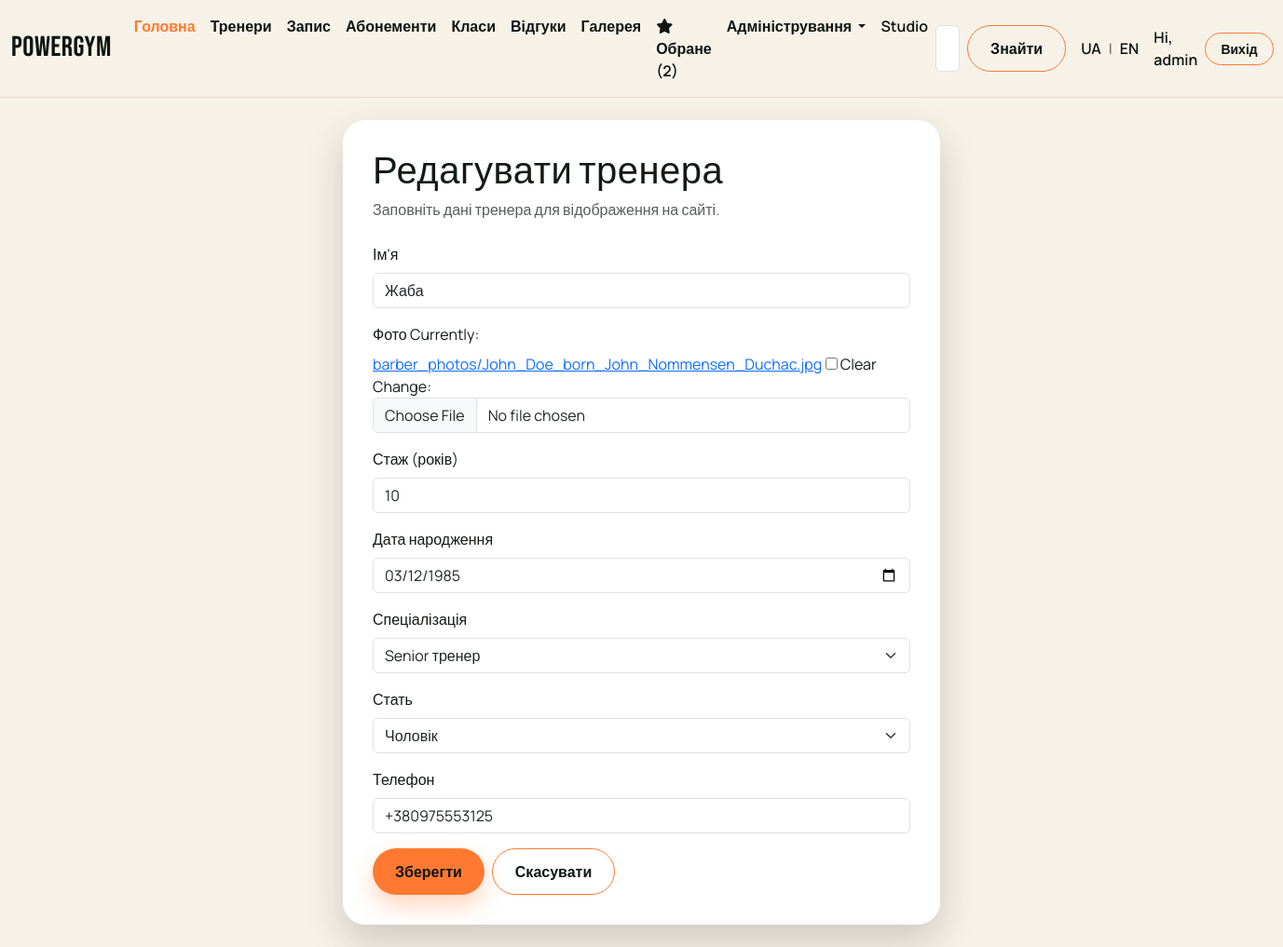
The app's page /barbers/edit/1/ (signed in) with its own data.
### treners/models.py (models this page shows, shortened)
class Barber(models.Model):
    GENDER_CHOICES = [
        ('M', 'Чоловік'),
        ('F', 'Жінка')
    ]
    POSITION_CHOICES = [
        ('J', 'Junior тренер'),
        ('S', 'Senior тренер'),
        ('M', 'Master тренер')
    ]
    name = models.CharField("Ім'я", max_length=100)
    photo = models.ImageField("Фото", upload_to='barber_photos/', blank=True, null=True)
    experience = models.IntegerField(
        "Стаж (років)", validators=[MinValueValidator(0), MaxValueValidator(60)]
    )
    birthdate = models.DateField("Дата народження")
    position = models.CharField("Спеціалізація", max_length=100, choices=POSITION_CHOICES)
    gender = models.CharField("Стать", max_length=1, choices=GENDER_CHOICES)
    rating = models.FloatField("Рейтинг", default=0)
    phone = models.CharField("Телефон", max_length=20)
    class Meta:
        verbose_name = "Тренер"
        verbose_name_plural = "Тренери"

### treners/views.py (the view)
# urls.py: path('edit/<int:pk>/', views.barber_update),
@staff_required
def barber_update(request, pk):
    barber = get_object_or_404(Barber, pk=pk)
    if request.method == "POST":
        form = BarberForm(request.POST, request.FILES, instance=barber)
        if form.is_valid():
            barber = form.save()
            messages.success(request, f"Дані тренера {barber.name} оновлено")
            return redirect(reverse("barber_detail", args=[barber.pk]))
    else:
        form = BarberForm(instance=barber)
    return render(request, "barbers/edit.html", {"form": form})

### treners/forms.py
class BarberForm(ModelForm):
    class Meta:
        model = Barber
        fields = ["name", "photo", "experience", "birthdate", "position", "gender", "phone"]
        widgets = {
            'birthdate': forms.DateInput(attrs={'class': 'form-control', 'type': 'date'}),
            "photo": forms.ClearableFileInput(attrs={'class': 'form-control'}),
            "position": forms.Select(attrs={'class': 'form-select'}),
            "gender": forms.Select(attrs={'class': 'form-select'}),
            "name": forms.TextInput(attrs={'class': 'form-control', 'placeholder': "Введіть ім'я тренера"}),
            "experience": forms.NumberInput(attrs={'class': 'form-control', 'placeholder': 'Вкажіть стаж у роках'}),
            "phone": forms.TextInput(attrs={'class': 'form-control', 'placeholder': 'Номер телефону', "type": "tel"}),
        }

### favorites/context_processor.py (called while the page is built)
def favorite_barbers_count(request):
    return { 'fav_count': get_count_of_favorite_barbers(request) }

### favorites/favorites.py (called while the page is built)
def _is_authenticated(request):
    user = getattr(request, "user", None)
    return bool(user and getattr(user, "is_authenticated", False))

def _get_session_favorites(request):
    return request.session.get(FAVORITE_BARBERS_KEY, [])

def _merge_session_to_user(request):
    if not _is_authenticated(request):
        return
    session_ids = _get_session_favorites(request)
    if not session_ids:
        return
    for barber_id in session_ids:
        Favorite.objects.get_or_create(user=request.user, barber_id=barber_id)
    _set_session_favorites(request, [])

def get_count_of_favorite_barbers(request):
    if _is_authenticated(request):
        _merge_session_to_user(request)
        return Favorite.objects.filter(user=request.user).count()
    return len(_get_session_favorites(request))

### home/context_processors.py (called while the page is built)
def ui_text(request):
    lang = request.session.get("lang", "uk")
    if lang not in ("uk", "en"):
        lang = "uk"
    return {"t": get_translations(lang), "lang": lang}

### home/translations.py (called while the page is built)
def get_translations(lang):
    return TRANSLATIONS.get(lang, TRANSLATIONS["uk"])

### treners/templates/barbers/edit.html
{% extends "layout.html" %}
{% block content %}
{% include "components/barber_form.html" with form_title="Редагувати тренера" action_name="Зберегти" %}
{% endblock %}

### treners/templates/layout.html (shortened to what this page needs)
{% load static %}
<!DOCTYPE html>
<html lang="uk">
  <head>
    <link
      href="https://cdn.jsdelivr.net/npm/bootstrap@5.3.8/dist/css/bootstrap.min.css"
      rel="stylesheet"
    />
    <link rel="stylesheet" href="{% static 'css/style.css' %}" />
  </head>
  <body>
    <nav class="navbar navbar-expand-lg navbar-gym">
      <div class="container-fluid">
        <a class="navbar-brand" href="/">PowerGym</a>
        <div class="collapse navbar-collapse" id="navbarSupportedContent">
          <ul class="navbar-nav me-auto mb-2 mb-lg-0">
            <li class="nav-item">
              <a class="nav-link active" aria-current="page" href="/"
                >{{ t.nav_home }}</a
              >
            </li>
            <li class="nav-item">
              <a class="nav-link" href="/barbers">{{ t.nav_trainers }}</a>
            </li>
            <li class="nav-item">
              <a class="nav-link" href="/book">{{ t.nav_book }}</a>
            </li>
            <li class="nav-item">
              <a class="nav-link" href="/#memberships">{{ t.nav_memberships }}</a>
            </li>
            <li class="nav-item">
              <a class="nav-link" href="/services">{{ t.nav_classes }}</a>
            </li>
            <li class="nav-item">
              <a class="nav-link" href="/reviews">{{ t.nav_reviews }}</a>
            </li>
            <li class="nav-item">
              <a class="nav-link" href="/gallery">{{ t.nav_gallery }}</a>
            </li>
            <li class="nav-item">
              <a class="nav-link" aria-current="page" href="/favorites">
                <i class="fa-solid fa-star"></i> {{ t.nav_favorites }} ({{ fav_count }})
              </a>
            </li>
            <li class="nav-item dropdown">
              <a
                class="nav-link dropdown-toggle"
                href="#"
                role="button"
                data-bs-toggle="dropdown"
                aria-expanded="false"
              >
                {{ t.nav_admin }}
              </a>
            </li>
            <li class="nav-item">
              <a class="nav-link disabled" aria-disabled="true">{{ t.nav_studio }}</a>
            </li>
          </ul>
          <form class="d-flex" role="search" method="get" action="/barbers">
            <input
              class="form-control me-2"
              type="search"
              name="text"
              placeholder="{{ t.nav_search_placeholder }}"
              aria-label="Search"
            />
            <button class="btn btn-gym-outline" type="submit">
              {{ t.nav_search_button }}
            </button>
          </form>
          <div class="lang-switch ms-3 d-flex align-items-center gap-2">
            <a class="nav-link p-0" href="/lang/uk/">UA</a>
            <span class="text-muted">|</span>
            <a class="nav-link p-0" href="/lang/en/">EN</a>
          </div>
          <div class="auth-links ms-3 d-flex align-items-center gap-2">
            {% if user.is_authenticated %}
            <span class="nav-link p-0">Hi, {{ user.username }}</span>
            <a class="btn btn-gym-outline btn-sm" href="/logout"
              >{{ t.auth_logout }}</a
            >
            {% endif %}
          </div>
        </div>
      </div>
    </nav>
    <div class="container">{% block content %} {% endblock %}</div>
  </body>
</html>

### treners/templates/components/barber_form.html (shortened to what this page needs)
<section class="py-4">
  <div class="row justify-content-center">
    <div class="col-lg-7">
      <div class="form-card">
        <div class="form-card-header">
          <h1 class="mb-1">{{ form_title }}</h1>
          <p class="text-muted mb-0">
            Заповніть дані тренера для відображення на сайті.
          </p>
        </div>
        <form method="post" enctype="multipart/form-data">
           {% for field in form %}
          <div class="mb-3">
            <label for="{{ field.id_for_label }}" class="form-label">
              {{ field.label }}
            </label>
            {{ field }}
          </div>
          {% endfor %}
          <div class="d-flex gap-2">
            <button type="submit" class="btn btn-gym">{{ action_name }}</button>
            <a href="javascript:history.back()" class="btn btn-gym-outline"
              >Скасувати</a
            >
          </div>
        </form>
      </div>
    </div>
  </div>
</section>

### static/css/style.css (style rules this page uses)
:root { --gym-ink: #141a16; --gym-dark: #0e1512; --gym-cream: #f7f2e8; --gym-sand: #e6dcc9; --gym-accent: #ff7a30; --gym-accent-2: #b4f272; --gym-shadow: rgba(15, 20, 18, 0.18); }
body { font-family: "Manrope", sans-serif; background: var(--gym-cream); color: var(--gym-ink); }
h1, h2, h3, .navbar-brand, .hero-title, .section-title { font-family: "Bebas Neue", sans-serif; letter-spacing: 0.5px; }
.navbar-gym { background: var(--gym-cream); border-bottom: 1px solid var(--gym-sand); }
.navbar-gym .navbar-brand { font-size: 1.9rem; color: var(--gym-dark); }
.navbar-gym .nav-link { color: var(--gym-dark); font-weight: 600; }
.navbar-gym .nav-link.active, .navbar-gym .nav-link:hover { color: var(--gym-accent); }
.lang-switch .nav-link { font-weight: 600; color: var(--gym-dark); }
.auth-links .nav-link { font-weight: 600; color: var(--gym-dark); }
.auth-links .btn { padding: 6px 16px; border-radius: 999px; }
.btn-gym { background: var(--gym-accent); color: var(--gym-dark); border: none; padding: 12px 24px; font-weight: 700; border-radius: 999px; box-shadow: 0 12px 24px rgba(255, 122, 48, 0.3); }
.btn-gym-outline { border: 1px solid rgba(255, 255, 255, 0.35); color: #fef7ed; padding: 12px 24px; border-radius: 999px; font-weight: 600; background: transparent; }
.navbar-gym .btn-gym-outline { color: var(--gym-dark); border-color: var(--gym-accent); }
.form-card { background: #fff; border-radius: 24px; padding: 32px; box-shadow: 0 18px 40px var(--gym-shadow); }
.form-card-header { margin-bottom: 24px; }
.form-card .btn-gym-outline { color: var(--gym-dark); border-color: var(--gym-accent); }

### records on screen
Barber: form "Жаба" "10" "03/12/1985" "Senior тренер" "Чоловік" "+380975553125"

### other values on screen
{{ t.nav_home }} "Головна"
{{ t.nav_trainers }} "Тренери"
{{ t.nav_book }} "Запис"
{{ t.nav_memberships }} "Абонементи"
{{ t.nav_classes }} "Класи"
{{ t.nav_reviews }} "Відгуки"
{{ t.nav_gallery }} "Галерея"
{{ t.nav_favorites }} "Обране"
{{ fav_count }} "2"
{{ t.nav_admin }} "Адміністрування"
{{ t.nav_studio }} "Studio"
{{ t.nav_search_button }} "Знайти"
{{ user.username }} "admin"
{{ t.auth_logout }} "Вихід"
{{ field.label }} "Ім'я" "Фото" "Стаж (років)" "Дата народження" "Спеціалізація" "Стать" "Телефон"
